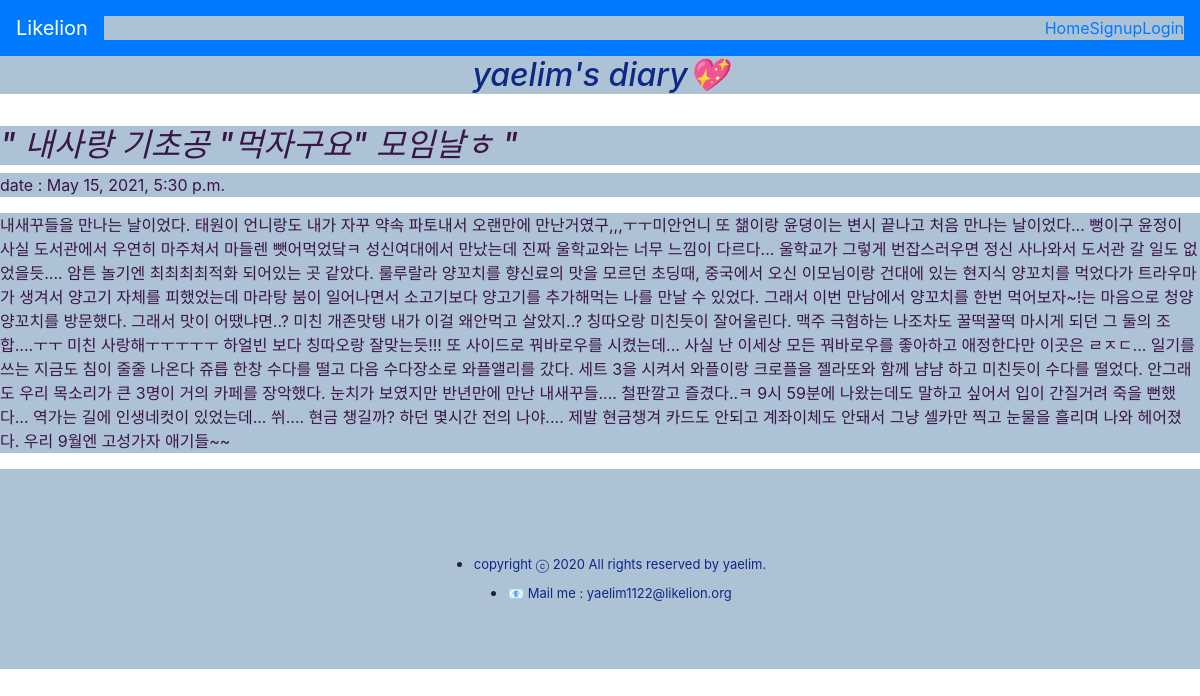
The app's page /diary/2 with its own data.
### diaryapp/models.py (models this page shows, shortened)
class Diary(models.Model) :
    title = models.CharField(max_length=200)
    pub_date = models.DateTimeField('date published')
    body = models.TextField()

### diaryapp/views.py (the view)
# urls.py: path('diary/<int:diary_id>', diaryapp.views.detail, name="detail"),
def detail(request, diary_id) :
    diary_detail = get_object_or_404(Diary, pk = diary_id)
    return render(request, 'detail.html', {'diary' : diary_detail})

### diaryapp/templates/detail.html (shortened to what this page needs)
{% extends 'base.html' %}
{% block content %}
<!DOCTYPE html>
<html>
<head>
</head>
<body>
    <h2>yaelim's diary💖</h2>
    <br>
    <h2 style="text-align: left;color: #391647;">" {{diary.title}} "</h2>
    <p>date : {{diary.pub_date}}</p>
    <p>{{diary.body}}</p>
    <footer>
        <ul>
            <li>
                <p>copyright ⓒ 2020 All rights reserved by yaelim.</p>
            </li>
            <li>
                <a href="mailto:yaelim1122@likelion.org" target="_top">📧 Mail me : yaelim1122@likelion.org</a>
            </li>
        </ul>
    </footer>
</body>
</html>
{% endblock %}

### diaryapp/templates/detail.html (style rules this page uses)
* { background-color: rgb(174, 194, 214); }
h2 { text-align: center; font-style: italic; color: #0d2985; }
footer { width: 100%; height: 200px; display: flex; flex-direction: column; justify-content: center; align-items: center; }
footer ul { display: flex; flex-direction: column; justify-content: center; align-items: center; }
footer ul li p, footer ul li a { list-style-type: none; margin-bottom: 5px; font-size: 13px; color: #0d2985; }
p { color: #391647; }

### records on screen
Diary: title "내사랑 기초공 \"먹자구요\" 모임날ㅎ", pub_date "May 15, 2021, 5:30 p.m.", body "내새꾸들을 만나는 날이었다. 태원이 언니랑도 내가 자꾸 약속 파토내서 오랜만에 만난거였구,,,ㅜㅜ미안언니 또 챎이랑 윤뎡이는 변시 끝나고 처음 만나는 날이었다... 뻥이구 윤정이 사실 도서관에서 우연히 마주쳐서 마들렌 뺏어먹었닼ㅋ 성신여대에서 만났는데 진짜 울학교와는 너무 느낌이 다르다... 울학교가 그렇게 번잡스러우면 정신 사나와서 도서관 갈 일도 없었을듯.... 암튼 놀기엔 최최최최적화 되어있는 곳 같았다. 룰루랄라 양꼬치를 향신료의 맛을 모르던 초딩때, 중국에서 오신 이모님이랑 건대에 있는 현지식 양꼬치를 먹었다가 트라우마가 생겨서 양고기 자체를 피했었는데 마라탕 붐이 일어나면서 소고기보다 양고기를 추가해먹는 나를 만날 수 있었다. 그래서 이번 만남에서 양꼬치를 한번 먹어보자~!는 마음으로 청양양꼬치를 방문했다. 그래서 맛이 어땠냐면..? 미친 개존맛탱 내가 이걸 왜안먹고 살았지..? 칭따오랑 미친듯이 잘어울린다. 맥주 극혐하는 나조차도 꿀떡꿀떡 마시게 되던 그 둘의 조합....ㅜㅜ 미친 사랑해ㅜㅜㅜㅜㅜ 하얼빈 보다 칭따오랑 잘맞는듯!!! 또 사이드로 꿔바로우를 시켰는데... 사실 난 이세상 모든 꿔바로우를 좋아하고 애정한다만 이곳은 ㄹㅈㄷ... 일기를 쓰는 지금도 침이 줄줄 나온다 쥬릅 한창 수다를 떨고 다음 수다장소로 와플앨리를 갔다. 세트 3을 시켜서 와플이랑 크로플을 젤라또와 함께 냠냠 하고 미친듯이 수다를 떨었다.…"
